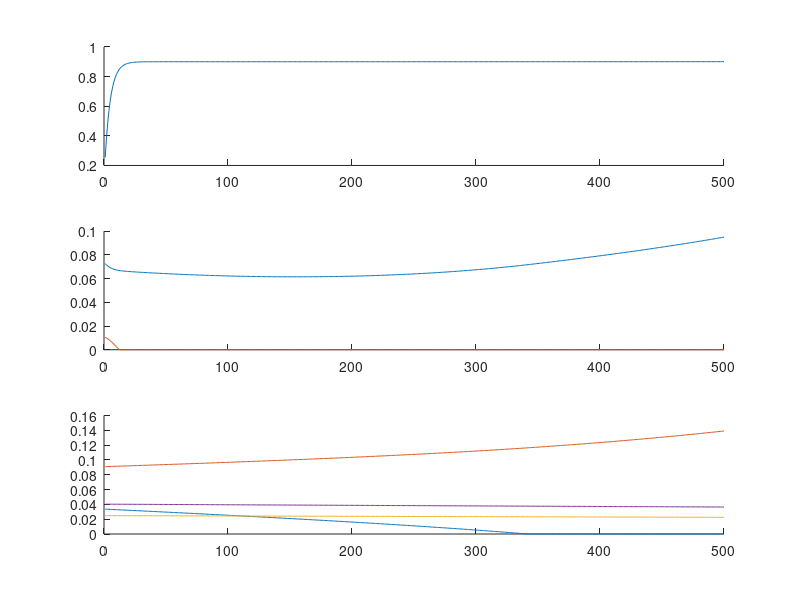
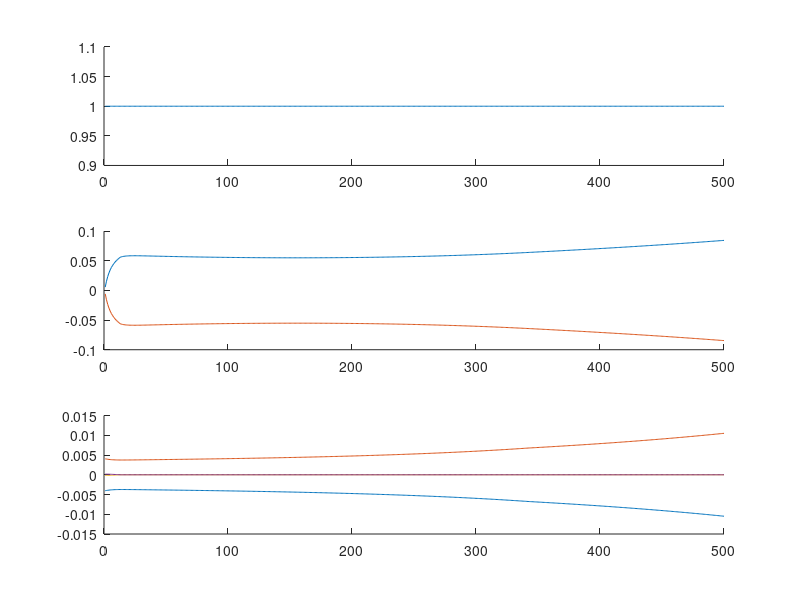

Write the MATLAB code that produced these figures, in order.


% layers
l3 = 0;
l2 = [0 0];
l1 = [0 0 0 0];

l3 = 0.1 * rand();
l2 = 0.1 * rand(1, 2);
l1 = 0.1 * rand(1, 4);

% weights
w3 = 1;
w2 = [1 -1];
w1 = [1 -1 1 -1];

% prior
pr = 0;
%pr = 1;

% sensory input drive
%y0 = [1 0 0 0];
y0 = [0 0 0 0];

% brain state
%a = [1, 0.1, 0.1];   % alpha
%b = [1, 1, 1];       % lambda
a = [0.001, 0.1, 1];
b = [1, 1, 0.1];

% data range
dt = 1;
tau = 0.2;
r = 1:500;

% y
u31 = r;
u21 = r;
u22 = r;
u11 = r;
u12 = r;
u13 = r;
u14 = r;

% b
b31 = r;
b21 = r;
b22 = r;
b11 = r;
b12 = r;
b13 = r;
b14 = r;

% loop for time
for time = r
    % Energy function

    % Layer 1
    w0 = [1 1 1 1];
    Z1 = (y0 .* w0).^2;

    A1 = sum((l1 - Z1).^2);
    B1 = sum((l1 - pr).^2);
    E1 = a(1) * (b(1) * A1 + (1 - b(1)) * B1);


    % Layer 2

    Z2 = zeros(1, 2);
    Z2(1) = (l1(1) * w1(1) + l1(2) * w1(2))^2;
    Z2(2) = (l1(3) * w1(3) + l1(4) * w1(4))^2;

    A2 = sum((l2 - Z2).^2);
    B2 = sum((l2 - pr).^2);
    E2 = a(2) * (b(2) * A2 + (1 - b(2)) * B2);

    % Layer 3

    Z3 = (l2(1) * w2(1) + l2(2) * w2(2))^2;

    A3 = sum((l3 - Z3).^2);
    B3 = sum((l3 - pr).^2);
    E3 = a(3) * (b(3) * A3 + (1 - b(2)) * B3);

    E = [E1 E2 E3];
    %l1
    sum(E)

    %l3 = 

    %dEdZ ?
    %dZdy ?
    %dEdZ 
    %dZdy 

    % n = 6;
    % D = [0:2^n-1]';
    % B = rem(floor(D*pow2(-(n-1):0)),2);

    % dydt in the Energy function [2]

    % l1
    v2 = [0 0];
    v2(1) = w1(1) * l1(1) + w1(2) * l1(2);
    v2(2) = w1(3) * l1(3) + w1(4) * l1(4);
    
    f = l1 - Z1;
    
    % feed back drive
    zz1 = [0 0 0 0];
    zz1(1) = (l2(1) - Z2(1))  .* v2(1) .* w1(1);
    zz1(2) = (l2(1) - Z2(1))  .* v2(1) .* w1(2);
    zz1(3) = (l2(2) - Z2(2))  .* v2(2) .* w1(3);
    zz1(4) = (l2(2) - Z2(2))  .* v2(2) .* w1(4);
    
    % prior drive
    p = l1 - [pr pr pr pr]; 
    
    dy1dt = ...
        -a(1) * b(1) * f(1) + ...
        a(2) * b(2) * zz1(1) - ...
        a(1) * (1 - b(1)) * p(1);

    dy2dt = ...
        -a(1) * b(1) * f(2) + ...
        a(2) * b(2) * zz1(2) - ...
        a(1) * (1 - b(1)) * p(2);
    
    dy3dt = ...
        -a(1) * b(1) * f(3) + ...
        a(2) * b(2) * zz1(3) - ...
        a(1) * (1 - b(1)) * p(3);
    
    dy4dt = ...
        -a(1) * b(1) * f(4) + ...
        a(2) * b(2) * zz1(4) - ...
        a(1) * (1 - b(1)) * p(4);
    
    l1 = l1 + tau * dt * [dy1dt dy2dt dy3dt dy4dt];
    l1 = min(max(l1, 0), 1);
    
    u11(time) = l1(1);
    u12(time) = l1(2);
    u13(time) = l1(3);
    u14(time) = l1(4);
    
    b11(time) = zz1(1);
    b12(time) = zz1(2);
    b13(time) = zz1(3);
    b14(time) = zz1(4);
    
    
    % l2
    v3 = w2(1) * l2(1) + w2(2) * l2(2);
    
    f = l2 - Z2;
    
    % feed back drive
    zz2 = [0 0];
    zz2(1) = (l3 - Z3) .* v3 .* w2(1);
    zz2(2) = (l3 - Z3) .* v3 .* w2(2);
    
    % prior drive
    p = l2 - [pr pr]; 
    
    dy1dt = ...
        -a(2) * b(2) * f(1) + ...
        a(3) * b(3) * zz2(1) - ...
        a(2) * (1 - b(2)) * p(1);

    dy2dt = ...
        -a(2) * b(2) * f(2) + ...
        a(3) * b(3) * zz2(2) - ...
        a(2) * (1 - b(2)) * p(2);
    
    l2 = l2 + tau * dt * [dy1dt dy2dt];
    l2 = min(max(l2, 0), 1);
    
    u21(time) = l2(1);
    u22(time) = l2(2);
    
    b21(time) = zz2(1);
    b22(time) = zz2(2);
    
    % l3
    
    f = l3 - Z3;
    
    zz3 = 1; %(l3 - Z3) .* v3 .* w2(1);
    
    dydt = ...
        -a(3) * b(3) * f + ...
        0 - ...
        a(3) * (1 - b(3)) * (l3 - 1); % pr = 1
    
    l3 = l3 + tau * dt * dydt;
    l3 = min(max(l3, 0), 1);
    %l3
    
    u31(time) = l3;
    b31(time) = zz3;
    
end

% y-value of all neurons
figure

subplot(3,1,1)
hold on
plot(r, u31);

subplot(3,1,2)
hold on
plot(r, u21);
plot(r, u22);

subplot(3,1,3)
hold on
plot(r, u11);
plot(r, u12);
plot(r, u13);
plot(r, u14);

% b-value (feedback drive)
figure

subplot(3,1,1)
hold on
plot(r, b31);

subplot(3,1,2)
hold on
plot(r, b21);
plot(r, b22);

subplot(3,1,3)
hold on
plot(r, b11);
plot(r, b12);
plot(r, b13);
plot(r, b14);

% (f)

